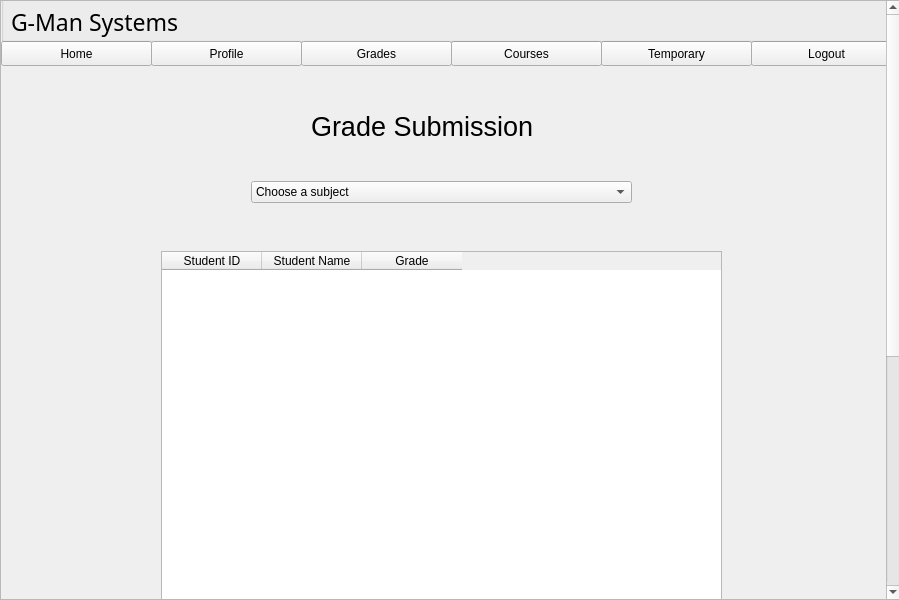
<?xml version="1.0" encoding="UTF-8"?>
<ui version="4.0">
 <class>Form</class>
 <widget class="QWidget" name="Form">
  <property name="geometry">
   <rect>
    <x>0</x>
    <y>0</y>
    <width>899</width>
    <height>600</height>
   </rect>
  </property>
  <property name="windowTitle">
   <string>Form</string>
  </property>
  <widget class="QScrollArea" name="scrollArea">
   <property name="geometry">
    <rect>
     <x>0</x>
     <y>0</y>
     <width>901</width>
     <height>600</height>
    </rect>
   </property>
   <property name="horizontalScrollBarPolicy">
    <enum>Qt::ScrollBarAlwaysOff</enum>
   </property>
   <property name="widgetResizable">
    <bool>false</bool>
   </property>
   <widget class="QWidget" name="scrollAreaWidgetContents">
    <property name="geometry">
     <rect>
      <x>0</x>
      <y>0</y>
      <width>898</width>
      <height>999</height>
     </rect>
    </property>
    <widget class="QLabel" name="label_3">
     <property name="geometry">
      <rect>
       <x>310</x>
       <y>100</y>
       <width>271</width>
       <height>51</height>
      </rect>
     </property>
     <property name="font">
      <font>
       <pointsize>20</pointsize>
      </font>
     </property>
     <property name="text">
      <string>Grade Submission</string>
     </property>
    </widget>
    <widget class="QTableWidget" name="available">
     <property name="geometry">
      <rect>
       <x>160</x>
       <y>250</y>
       <width>561</width>
       <height>691</height>
      </rect>
     </property>
     <column>
      <property name="text">
       <string>Student ID</string>
      </property>
      <property name="textAlignment">
       <set>AlignHCenter|AlignVCenter|AlignCenter</set>
      </property>
     </column>
     <column>
      <property name="text">
       <string>Student Name</string>
      </property>
      <property name="textAlignment">
       <set>AlignHCenter|AlignVCenter|AlignCenter</set>
      </property>
     </column>
     <column>
      <property name="text">
       <string>Grade</string>
      </property>
      <property name="textAlignment">
       <set>AlignHCenter|AlignVCenter|AlignCenter</set>
      </property>
     </column>
    </widget>
    <widget class="QPushButton" name="saveButton">
     <property name="geometry">
      <rect>
       <x>380</x>
       <y>950</y>
       <width>121</width>
       <height>28</height>
      </rect>
     </property>
     <property name="text">
      <string>Save Changes</string>
     </property>
    </widget>
    <widget class="QPushButton" name="logoutButton">
     <property name="geometry">
      <rect>
       <x>750</x>
       <y>40</y>
       <width>151</width>
       <height>25</height>
      </rect>
     </property>
     <property name="text">
      <string>Logout</string>
     </property>
    </widget>
    <widget class="QPushButton" name="temp">
     <property name="geometry">
      <rect>
       <x>600</x>
       <y>40</y>
       <width>151</width>
       <height>25</height>
      </rect>
     </property>
     <property name="text">
      <string>Temporary</string>
     </property>
    </widget>
    <widget class="QPushButton" name="courseButton">
     <property name="geometry">
      <rect>
       <x>450</x>
       <y>40</y>
       <width>151</width>
       <height>25</height>
      </rect>
     </property>
     <property name="text">
      <string>Courses</string>
     </property>
    </widget>
    <widget class="QPushButton" name="homeButton">
     <property name="geometry">
      <rect>
       <x>0</x>
       <y>40</y>
       <width>151</width>
       <height>25</height>
      </rect>
     </property>
     <property name="text">
      <string>Home</string>
     </property>
    </widget>
    <widget class="QGroupBox" name="groupBox_2">
     <property name="geometry">
      <rect>
       <x>0</x>
       <y>-10</y>
       <width>901</width>
       <height>51</height>
      </rect>
     </property>
     <property name="title">
      <string/>
     </property>
     <widget class="QLabel" name="barLabel_2">
      <property name="geometry">
       <rect>
        <x>0</x>
        <y>0</y>
        <width>901</width>
        <height>51</height>
       </rect>
      </property>
      <property name="text">
       <string/>
      </property>
     </widget>
     <widget class="QLabel" name="label_15">
      <property name="geometry">
       <rect>
        <x>10</x>
        <y>10</y>
        <width>221</width>
        <height>41</height>
       </rect>
      </property>
      <property name="font">
       <font>
        <family>Century Gothic</family>
        <pointsize>17</pointsize>
       </font>
      </property>
      <property name="text">
       <string>G-Man Systems</string>
      </property>
     </widget>
    </widget>
    <widget class="QPushButton" name="profileButton">
     <property name="geometry">
      <rect>
       <x>150</x>
       <y>40</y>
       <width>151</width>
       <height>25</height>
      </rect>
     </property>
     <property name="text">
      <string>Profile</string>
     </property>
    </widget>
    <widget class="QPushButton" name="gradeButton">
     <property name="geometry">
      <rect>
       <x>300</x>
       <y>40</y>
       <width>151</width>
       <height>25</height>
      </rect>
     </property>
     <property name="text">
      <string>Grades</string>
     </property>
    </widget>
    <widget class="QComboBox" name="comboBox">
     <property name="geometry">
      <rect>
       <x>250</x>
       <y>180</y>
       <width>381</width>
       <height>22</height>
      </rect>
     </property>
     <item>
      <property name="text">
       <string>Choose a subject</string>
      </property>
     </item>
     <item>
      <property name="text">
       <string>Stat</string>
      </property>
     </item>
     <item>
      <property name="text">
       <string>Philosophy</string>
      </property>
     </item>
     <item>
      <property name="text">
       <string>Math 3</string>
      </property>
     </item>
     <item>
      <property name="text">
       <string>Software Engineer</string>
      </property>
     </item>
    </widget>
   </widget>
  </widget>
 </widget>
 <resources/>
 <connections/>
</ui>
